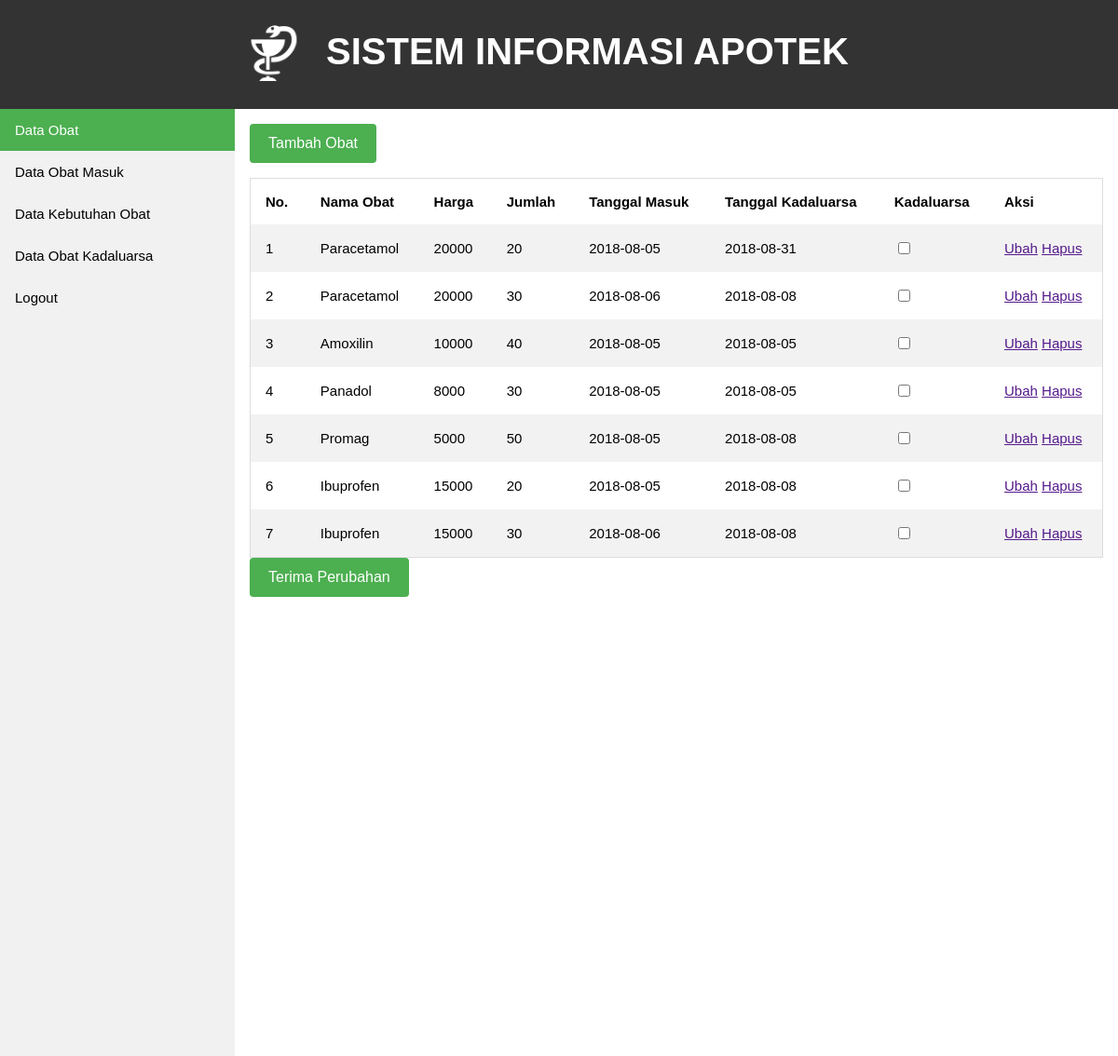
The app's page /obat.php (signed in) with its own data.
### tables this page shows
CREATE TABLE `obat` (
  `kode_obat` varchar(7) NOT NULL,
  `nama_obat` varchar(35) NOT NULL,
  `harga_jual` varchar(20) NOT NULL,
  `jumlah_obat` int(11) NOT NULL DEFAULT '0',
  `stok_minimal` int(11) NOT NULL
);

CREATE TABLE `detail_obat_masuk` (
  `no_masuk` int(11) NOT NULL,
  `kode_obat` varchar(7) NOT NULL,
  `jumlah_masuk` int(11) NOT NULL,
  `tanggal_kadaluarsa` date NOT NULL
);

CREATE TABLE `obat_masuk` (
  `no_masuk` int(11) NOT NULL,
  `tanggal_masuk` date NOT NULL
);

### database.php (called while the page is built, shortened)
<?php
class Database{
  public $conn;
  public $host = "localhost";
  public $user = "root";
  public $pass = "";
  public $db   = "proyek_1";
  public function __construct(){
    $this->conn = new mysqli($this->host, $this->user, $this->pass, $this->db);
  }
  public function readJoin($collums, $table, $where=null, $join=null){
    $sql = "SELECT $collums FROM $table";
    if($where != null){
      if($join != null){
        $sql .= " $join WHERE $where";
      }
      else{
        $sql .= " WHERE $where";
      }
    }else{
      $sql .= " $join";
    }
    $query = $this->conn->query($sql);
    return $query->fetch_all(MYSQLI_BOTH);
  }
}
 ?>

### obat.php (the view, shortened to what this page needs)
<?php
$page = "obat";
include_once('header.php');
include_once('database.php');
$db = new Database();
$join = '
LEFT JOIN detail_obat_masuk ON obat.kode_obat = detail_obat_masuk.kode_obat
LEFT JOIN obat_masuk ON detail_obat_masuk.no_masuk = obat_masuk.no_masuk
';
$collums = 'obat_masuk.tanggal_masuk, detail_obat_masuk.tanggal_kadaluarsa, detail_obat_masuk.jumlah_masuk, detail_obat_masuk.no_masuk, obat.kode_obat, obat.nama_obat, obat.harga_jual, obat.jumlah_obat, obat.stok_minimal';
$data = $db->readJoin($collums ,'obat', null, $join);
$no = 1;
?>
<button onclick="functionHide()" class="button">Tambah Obat</button>
<table>
<tr>
<th>No.</th>
<th>Nama Obat</th>
<th>Harga</th>
<th>Jumlah</th>
<th>Tanggal Masuk</th>
<th>Tanggal Kadaluarsa</th>
<th>Kadaluarsa</th>
<th>Aksi</th>
</tr>
<?php
foreach($data as $row){
?>
<tr>
<td><?php echo $no++; ?></td>
<td><?php echo $row['nama_obat']; ?></td>
<td><?php echo $row['harga_jual']; ?></td>
<td><?php if(isset($row['jumlah_masuk'])){echo $row['jumlah_masuk'];}else{ echo "-";} ?></td>
<td><?php if(isset($row['tanggal_masuk'])){echo $row['tanggal_masuk'];}else{ echo "-";} ?></td>
<td><?php if(isset($row['tanggal_kadaluarsa'])){echo $row['tanggal_kadaluarsa'];}else{ echo "-";} ?></td>
<td><input type="checkbox" name="kadaluarsa"></td>
<td><a href="">Ubah</a>&nbsp;<a href="">Hapus</a></td>
</tr>
<?php
}
?>
</table>
<button class="button">Terima Perubahan</button>
<?php include_once('footer.php');?>

### header.php (shortened to what this page needs)
<!DOCTYPE html>
<html lang="en">
<head>
    <link rel="stylesheet" href="style.css">
</head>
<body>
<ul class="header">
  <li><img src="apotek.png" style="height: 60px; width:60px;"></li>
  <li style="font-size:40px; font-weight: bold; color: #FFFFFF; padding:6px">SISTEM INFORMASI APOTEK</li>
</ul>
<ul class="menu">
<?php
    switch ($_SESSION['akses_level']) {
?>
<?php
        case 'staf':
        ?>
        <li>
        <a <?php if(@$page == "obat"){echo 'class="active"';} ?> href="obat.php">Data Obat</a>
        </li>
        <li>
        <a <?php if(@$page == "obatmasuk"){echo 'class="active"';} ?> href="obatmasuk.php">Data Obat Masuk</a>
        </li>
        <li>
        <a <?php if(@$page == "kebutuhanobat"){echo 'class="active"';} ?> href="kebutuhanobat.php">Data Kebutuhan Obat</a>
        </li>
        <li>
        <a <?php if(@$page == "obatkadaluarsa"){echo 'class="active"';} ?> href="obatkadaluarsa.php">Data Obat Kadaluarsa</a>
        </li>
        <?php
            break;
    }
?>
<li>
<a href="logout.php">Logout</a>
</li>
</ul>
<div style="margin-left:21%;padding:1px 16px;height:1000px;margin-top: 117px; padding-top:16px;">

### footer.php
</div>
</body>
</html>

### style.css (style rules this page uses)
body { margin: 0; font-family: Verdana, Geneva, Tahoma, sans-serif; font-size: 15px; }
.header { list-style-type: none; margin: 0; padding: 27px; padding-left: 22%; overflow: hidden; background-color: #333; position: fixed; top: 0; width: 100%; }
.header li { float: left; margin-right: 20px; }
.menu { list-style-type: none; margin: 0; padding: 0; width: 21%; background-color: #f1f1f1; position: fixed; height: 100%; overflow: auto; }
.menu li a { display: block; color: #000; padding: 14px 16px; text-decoration: none; }
.menu li a.active { background-color: #4CAF50; color: white; }
.button { background-color: #4CAF50; border: none; color: white; padding: 12px 20px; text-align: center; text-decoration: none; display: inline-block; font-size: 16px; border-radius: 4px; }
table { border-collapse: collapse; border-spacing: 0; width: 100%; border: 1px solid #ddd; margin-top: 16px; }
th, td { text-align: left; padding: 16px; }
tr:nth-child(even) { background-color: #f2f2f2 }

### records on screen
obat: nama_obat "Paracetamol", harga_jual "20000", detail_obat_masuk.jumlah_masuk "20", obat_masuk.tanggal_masuk "2018-08-05", detail_obat_masuk.tanggal_kadaluarsa "2018-08-31", detail_obat_masuk.jumlah_masuk "30", obat_masuk.tanggal_masuk "2018-08-06", detail_obat_masuk.tanggal_kadaluarsa "2018-08-08"
obat: nama_obat "Amoxilin", harga_jual "10000", detail_obat_masuk.jumlah_masuk "40", obat_masuk.tanggal_masuk "2018-08-05", detail_obat_masuk.tanggal_kadaluarsa "2018-08-05"
obat: nama_obat "Panadol", harga_jual "8000", detail_obat_masuk.jumlah_masuk "30", obat_masuk.tanggal_masuk "2018-08-05", detail_obat_masuk.tanggal_kadaluarsa "2018-08-05"
obat: nama_obat "Promag", harga_jual "5000", detail_obat_masuk.jumlah_masuk "50", obat_masuk.tanggal_masuk "2018-08-05", detail_obat_masuk.tanggal_kadaluarsa "2018-08-08"
obat: nama_obat "Ibuprofen", harga_jual "15000", detail_obat_masuk.jumlah_masuk "20", obat_masuk.tanggal_masuk "2018-08-05", detail_obat_masuk.tanggal_kadaluarsa "2018-08-08", detail_obat_masuk.jumlah_masuk "30", obat_masuk.tanggal_masuk "2018-08-06"
